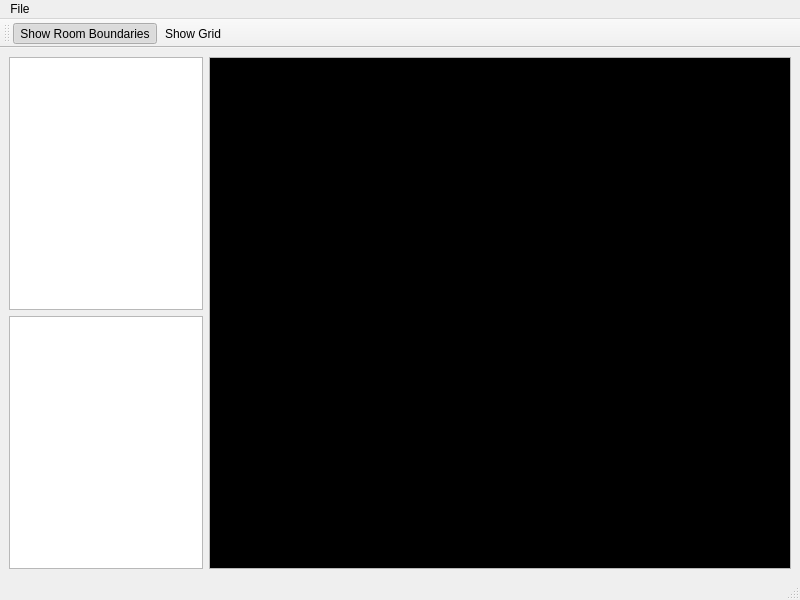
<?xml version="1.0" encoding="UTF-8"?>
<ui version="4.0">
 <class>MainWindow</class>
 <widget class="QMainWindow" name="MainWindow">
  <property name="geometry">
   <rect>
    <x>0</x>
    <y>0</y>
    <width>800</width>
    <height>600</height>
   </rect>
  </property>
  <property name="mouseTracking">
   <bool>true</bool>
  </property>
  <property name="windowTitle">
   <string>MainWindow</string>
  </property>
  <widget class="QWidget" name="centralwidget">
   <property name="mouseTracking">
    <bool>true</bool>
   </property>
   <layout class="QHBoxLayout" name="horizontalLayout" stretch="1,3">
    <item>
     <layout class="QVBoxLayout" name="verticalLayout">
      <item>
       <widget class="QListWidget" name="materialList"/>
      </item>
      <item>
       <widget class="QListWidget" name="transList"/>
      </item>
     </layout>
    </item>
    <item>
     <widget class="QScrollArea" name="scrollArea">
      <property name="mouseTracking">
       <bool>true</bool>
      </property>
      <property name="verticalScrollBarPolicy">
       <enum>Qt::ScrollBarAlwaysOff</enum>
      </property>
      <property name="horizontalScrollBarPolicy">
       <enum>Qt::ScrollBarAlwaysOff</enum>
      </property>
      <property name="widgetResizable">
       <bool>true</bool>
      </property>
      <widget class="QWidget" name="scrollAreaWidgetContents">
       <property name="geometry">
        <rect>
         <x>0</x>
         <y>0</y>
         <width>580</width>
         <height>537</height>
        </rect>
       </property>
       <property name="mouseTracking">
        <bool>true</bool>
       </property>
       <layout class="QGridLayout" name="gridLayout">
        <property name="leftMargin">
         <number>0</number>
        </property>
        <property name="topMargin">
         <number>0</number>
        </property>
        <property name="rightMargin">
         <number>0</number>
        </property>
        <property name="bottomMargin">
         <number>0</number>
        </property>
        <property name="spacing">
         <number>0</number>
        </property>
        <item row="0" column="0">
         <widget class="WalkmeshRenderer" name="renderArea" native="true">
          <property name="mouseTracking">
           <bool>true</bool>
          </property>
          <property name="focusPolicy">
           <enum>Qt::StrongFocus</enum>
          </property>
          <property name="autoFillBackground">
           <bool>false</bool>
          </property>
          <property name="styleSheet">
           <string notr="true">QWidget {
background: #000000;
}</string>
          </property>
         </widget>
        </item>
       </layout>
      </widget>
     </widget>
    </item>
   </layout>
  </widget>
  <widget class="QMenuBar" name="menubar">
   <property name="geometry">
    <rect>
     <x>0</x>
     <y>0</y>
     <width>800</width>
     <height>22</height>
    </rect>
   </property>
   <widget class="QMenu" name="menuFile">
    <property name="title">
     <string>File</string>
    </property>
    <addaction name="actionOpen"/>
    <addaction name="actionSave"/>
    <addaction name="actionSave_As"/>
    <addaction name="actionRevert"/>
    <addaction name="separator"/>
    <addaction name="actionExit"/>
   </widget>
   <addaction name="menuFile"/>
  </widget>
  <widget class="QToolBar" name="mainToolBar">
   <property name="windowTitle">
    <string>Walkmesh View</string>
   </property>
   <attribute name="toolBarArea">
    <enum>TopToolBarArea</enum>
   </attribute>
   <attribute name="toolBarBreak">
    <bool>false</bool>
   </attribute>
   <addaction name="actionShowRoomBoundaries"/>
   <addaction name="actionShowGrid"/>
  </widget>
  <widget class="QStatusBar" name="statusbar"/>
  <action name="actionNew">
   <property name="text">
    <string>New</string>
   </property>
  </action>
  <action name="actionOpen">
   <property name="text">
    <string>Open</string>
   </property>
  </action>
  <action name="actionSave">
   <property name="text">
    <string>Save</string>
   </property>
  </action>
  <action name="actionSave_As">
   <property name="text">
    <string>Save As</string>
   </property>
  </action>
  <action name="actionRevert">
   <property name="text">
    <string>Revert</string>
   </property>
  </action>
  <action name="actionExit">
   <property name="text">
    <string>Exit</string>
   </property>
  </action>
  <action name="actionShowRoomBoundaries">
   <property name="checkable">
    <bool>true</bool>
   </property>
   <property name="checked">
    <bool>true</bool>
   </property>
   <property name="text">
    <string>Show Room Boundaries</string>
   </property>
  </action>
  <action name="actionShowGrid">
   <property name="checkable">
    <bool>true</bool>
   </property>
   <property name="text">
    <string>Show Grid</string>
   </property>
  </action>
 </widget>
 <customwidgets>
  <customwidget>
   <class>WalkmeshRenderer</class>
   <extends>QWidget</extends>
   <header location="global">toolset.gui.widgets.renderer.walkmesh</header>
   <container>1</container>
  </customwidget>
 </customwidgets>
 <resources/>
 <connections/>
</ui>
